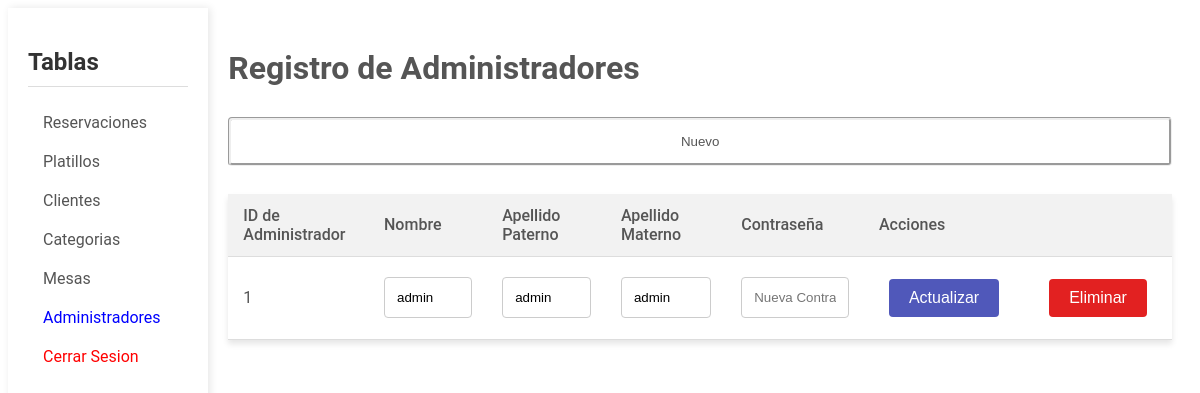
/admAdmin.php (signed in), run on the app's committed database.
### tables this page shows
CREATE TABLE `administrador` (
  `idAdministrador` int(11) NOT NULL,
  `nombre` varchar(100) DEFAULT NULL,
  `apPaterno` varchar(100) DEFAULT NULL,
  `apMaterno` varchar(100) DEFAULT NULL,
  `contrasenha` varchar(255) DEFAULT NULL
);

### dao/Database.php (called while the page is built, shortened)
<?php
class Database
{
    private static $instance = null;
    private function __construct()
    {
        $dsn = 'mysql:host=localhost;dbname=higal';
        $username = 'root';
        $password = '';
        $options = [
            PDO::ATTR_PERSISTENT => true,
            PDO::ATTR_ERRMODE => PDO::ERRMODE_EXCEPTION
        ];
        try {
            $this->pdo = new PDO($dsn, $username, $password, $options);
        } catch (PDOException $e) {
            echo 'Connection failed: ' . $e->getMessage();
        }
    }
    public static function getInstance()
    {
        if (self::$instance === null) {
            self::$instance = new Database();
        }
        return self::$instance->pdo;
    }
}

### dao/administradorDAO.php (called while the page is built, shortened)
<?php
require_once 'Database.php';
class AdministradorDAO
{
    private $pdo;
    public function __construct()
    {
        $this->pdo = Database::getInstance();
    }
    public function obtenerAdministradores()
    {
        try {
            $sql = "SELECT idAdministrador, nombre, apPaterno, apMaterno FROM administrador";
            $stmt = $this->pdo->prepare($sql);
            $stmt->execute();
            $administradores = $stmt->fetchAll(PDO::FETCH_ASSOC);
            return $administradores;
        } catch (PDOException $e) {
            echo "Error: " . $e->getMessage();
            return false;
        }
    }
}

### admAdmin.php (the view, shortened to what this page needs)
<?php
include 'dao/administradorDAO.php';
?>
<!DOCTYPE html>
<html lang="es">
<head>
    <link rel="stylesheet" href="assets/css/adminPanel.css">
</head>
<body>
    <div class="container">
        <aside class="sidebar">
            <h2>Tablas</h2>
            <ul>
                <li><a href="admReservacion.php">Reservaciones</a></li>
                <li><a href="admPlatillo.php">Platillos</a></li>
                <li><a href="admCliente.php">Clientes</a></li>
                <li><a href="admCategoria.php">Categorias</a></li>
                <li><a href="admMesa.php">Mesas</a></li>
                <li><a href="admAdmin.php" style="color:blue;">Administradores</a></li>
                <li><a href="controller/sesionKiller.php" style="color:#ff0000;">Cerrar Sesion</a></li>
            </ul>
        </aside>
        <main class="content">
            <h1>Registro de Administradores</h1>
            <button onclick="mostrarFormulario()">Nuevo</button>
            <table>
                <thead>
                    <tr>
                        <th>ID de Administrador</th>
                        <th>Nombre</th>
                        <th>Apellido Paterno</th>
                        <th>Apellido Materno</th>
                        <th>Contraseña</th>
                        <th>Acciones</th>
                        <th></th>
                    </tr>
                </thead>
                <tbody>
                    <?php
                    $administradorDAO = new AdministradorDAO;
                    $administradores = $administradorDAO->obtenerAdministradores();
                    if ($administradores !== false && count($administradores) > 0) {
                        foreach ($administradores as $row) {
                            echo "
                            <tr>
                                <form action='controller/administradorLogic.php' method='post'>
                                    <td><input type='hidden' name='idAdministrador' value='" . htmlspecialchars($row["idAdministrador"]) . "'>
                                        " . htmlspecialchars($row["idAdministrador"]) . "
                                    </td>
                                    <td><input type='text' name='nombre' value='" . htmlspecialchars($row["nombre"]) . "'></td>
                                    <td><input type='text' name='apPaterno' value='" . htmlspecialchars($row["apPaterno"]) . "'></td>
                                    <td><input type='text' name='apMaterno' value='" . htmlspecialchars($row["apMaterno"]) . "'></td>
                                    <td><input type='password' name='pass' placeholder='Nueva Contraseña'></td>
                                    <td>
                                        <input type='hidden' name='action' value='update'>
                                        <input type='submit' style='background-color: #5058ba; margin:10px; color: white; padding: 10px 20px; border: none; border-radius: 4px; cursor: pointer; font-size: 16px;' value='Actualizar'>
                                    </td>
                                </form>
                                <td>
                                    <form action='controller/administradorLogic.php' method='post'>
                                        <input type='hidden' name='idAdministrador' value='" . htmlspecialchars($row["idAdministrador"]) . "'>
                                        <input type='hidden' name='action' value='delete'>
                                        <input type='submit' style='background-color: #e22121; margin:10px; color: white; padding: 10px 20px; border: none; border-radius: 4px; cursor: pointer; font-size: 16px;' value='Eliminar'>
                                    </form>
                                </td>
                            </tr>";
                        }
                    } else {
                        echo "<tr><td colspan='5'>No se encontraron administradores.</td></tr>";
                    }
                    ?>
                </tbody>
            </table>
        </main>
    </div>
</body>
</html>

### assets/css/adminPanel.css (style rules this page uses)
body { font-family: 'Roboto', sans-serif; color: #555; }
.container { display: flex; }
.sidebar { width: 240px; height: 100vh; background-color: #ffffff; box-shadow: 2px 0 8px rgba(0,0,0,0.1); overflow-y: auto; padding: 20px; }
.sidebar h2 { font-size: 24px; color: #333; border-bottom: 1px solid #ddd; padding-bottom: 10px; margin-bottom: 10px; }
.sidebar ul { list-style: none; padding: 0px; }
.sidebar ul li a { display: block; padding: 10px 15px; text-decoration: none; color: #555; font-size: 16px; transition: background-color 0.3s; }
.content { flex-grow: 1; padding: 20px; }
table { width: 100%; border-collapse: collapse; background-color: #fff; box-shadow: 0 4px 6px rgba(0, 0, 0, 0.1); margin-top: 20px; }
th, td { text-align: left; align-content: left; padding: 12px 15px; border-bottom: 1px solid #ddd; }
th { background-color: #f2f2f2; font-weight: 500; color: #555; text-align: left; }
button { width: 100%; background-color: #FFFFFF; color: #555; padding: 14px 20px; margin: 8px 0; border: groove; border-radius: 4px; cursor: pointer; }
input[type="text"], input[type="email"], input[type="number"], input[type="datetime-local"], input[type="password"], textarea, select { width: 100%; padding: 12px; margin: 8px 0; display: inline-block; border: 1px solid #ccc; border-radius: 4px; box-sizing: border-box; }

### data on the page
administrador: idAdministrador "1", nombre "admin", apPaterno "admin", apMaterno "admin"
